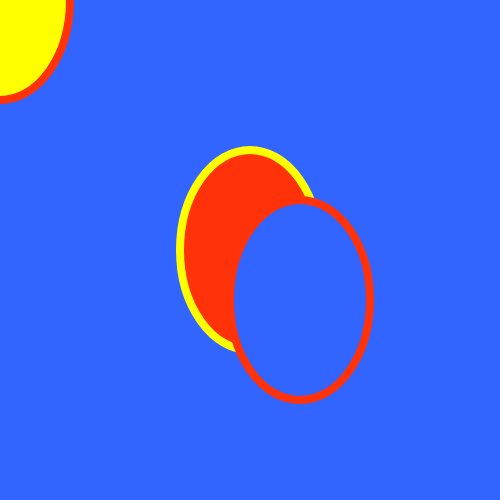
Frame 1 (no input)
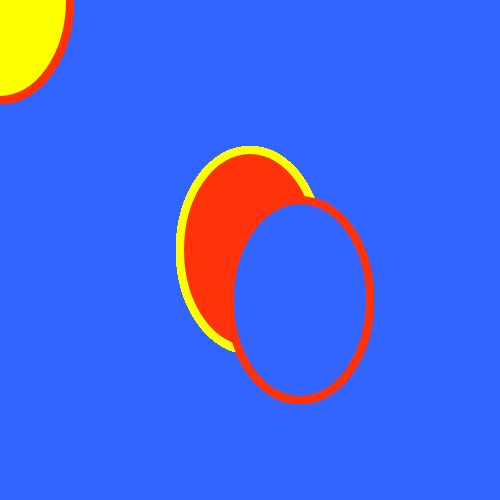
Frame 60 (no input)
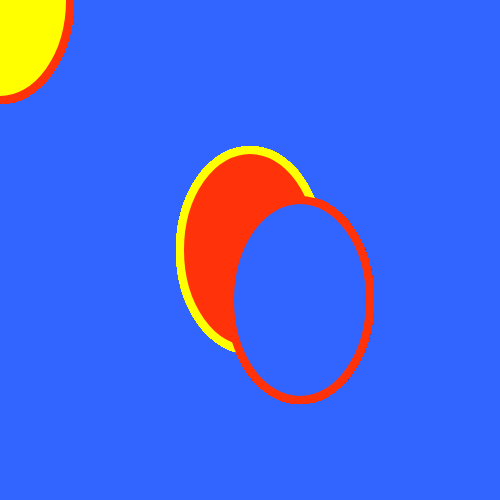
Frame 120 (the mouse pressed at the canvas centre since frame 60)

The p5.js sketch that drew these frames (run headless with seeded random() and noise() and a simulated clock; from frame 60 on, the mouse is pressed at the canvas centre):

// p5.js sketch
// ── sketch.js
function setup() {
  createCanvas(500, 500);
  background(50, 100, 255);

}

function draw() {

//Ellipse 1 Yellow w/ red fill  Upper-left

  fill(255, 255, 0);
  stroke(255, 50, 10);
  strokeWeight(8);

  ellipse(0, 0, 140, 200);


  translate(250,250);
  fill(255, 50, 10);//Ellipse 2 Red, w/ yellow fill. Mid-screen
  stroke(255, 255, 0);
  strokeWeight(8);

  ellipse(0, 0, 140, 200);

/*  (Block-Comment)
 Ellipse 3 Yellow w/ Blue fill  Lower-Right
*/
  translate(50,50);
  fill(50, 100, 255);
  stroke(255, 50, 10);
  strokeWeight(8);
  ellipse(0, 0, 140, 200);
}
